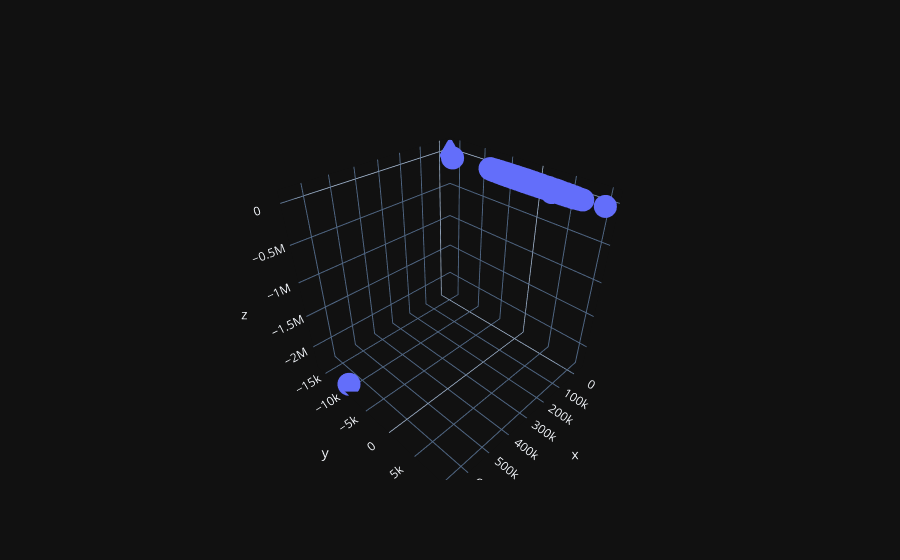
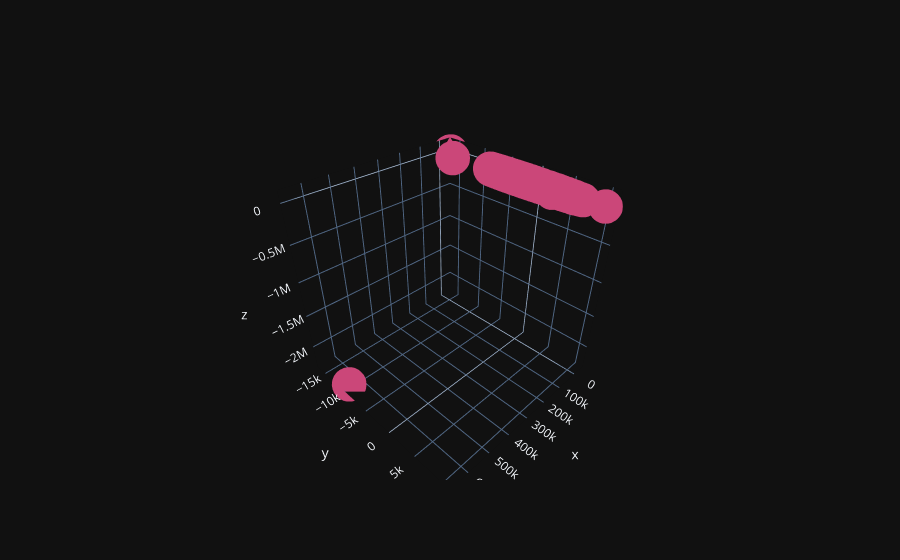

Write notebook code for charts like these, in order.
### Code cell
data_cosmos_satellite_garbage = pd.read_csv('Data/cosmos.csv')

with open('Data/cosmos.csv') as f:
        lines = omm.parse_csv(f)
        fields = [field for field in lines]

R = []

for i in range(781):
    field = fields[i]
    sat = Satrec()
    satellite = omm.initialize(sat, field)
    jd, fr = 2461833.5, 0.8473379629629629
    e, r, v = sat.sgp4(jd, fr)
    R.append(r)

data_garbage_cosmos = np.array(R)
data_garbage_cosmos = data_garbage_cosmos[~np.isnan(data_garbage_cosmos).any(axis=1)]

fig = go.Figure(data=[go.Scatter3d(x=data_garbage_cosmos[:,0], y=data_garbage_cosmos[:,1], z=data_garbage_cosmos[:,2],
                                   mode='markers')])
fig.show()



model = DBSCAN(eps=1, min_samples=700)
model.fit_predict(data_garbage_cosmos)
pred = model.fit_predict(data_garbage_cosmos)

fig = go.Figure(data=[go.Scatter3d(x=data_garbage_cosmos[:,0], y=data_garbage_cosmos[:,1], z=data_garbage_cosmos[:,2],
                                   mode='markers', marker={"size":12, "color":pred})])

fig.show()

print("number of cluster found: {}".format(len(set(model.labels_))))
print('cluster for each point: ', model.labels_)

### Figure 1 — Plotly figure (JSON) as saved in the notebook; plotly's stock layout.template omitted (floating-point values rounded to 4 significant figures; data arrays with more than 128 entries replaced by an {"elided": "..."} marker saying what was removed)
{"data": [{"mode": "markers", "x": {"elided": "736 float values"}, "y": {"elided": "736 float values"}, "z": {"elided": "736 float values"}, "type": "scatter3d"}], "layout": {}}

### Figure 2 — Plotly figure (JSON) as saved in the notebook; plotly's stock layout.template omitted (floating-point values rounded to 4 significant figures; data arrays with more than 128 entries replaced by an {"elided": "..."} marker saying what was removed)
{"data": [{"marker": {"color": {"elided": "736 int values"}, "size": 12}, "mode": "markers", "x": {"elided": "736 float values"}, "y": {"elided": "736 float values"}, "z": {"elided": "736 float values"}, "type": "scatter3d"}], "layout": {}}
